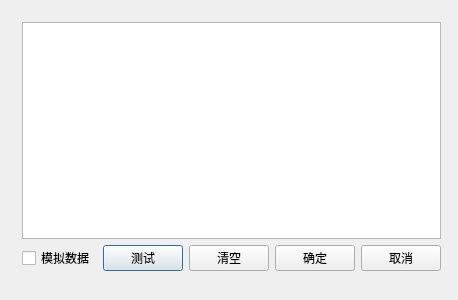
<?xml version="1.0" encoding="UTF-8"?>
<ui version="4.0">
 <class>Dialog</class>
 <widget class="QDialog" name="Dialog">
  <property name="geometry">
   <rect>
    <x>0</x>
    <y>0</y>
    <width>458</width>
    <height>300</height>
   </rect>
  </property>
  <property name="windowTitle">
   <string>ESA</string>
  </property>
  <widget class="QWidget" name="">
   <property name="geometry">
    <rect>
     <x>11</x>
     <y>11</y>
     <width>441</width>
     <height>271</height>
    </rect>
   </property>
   <layout class="QVBoxLayout" name="verticalLayout_2">
    <item>
     <widget class="QTextEdit" name="textEdit">
      <property name="readOnly">
       <bool>true</bool>
      </property>
     </widget>
    </item>
    <item>
     <layout class="QHBoxLayout" name="horizontalLayout_6">
      <item>
       <widget class="QCheckBox" name="checkBox">
        <property name="text">
         <string>模拟数据</string>
        </property>
       </widget>
      </item>
      <item>
       <widget class="QPushButton" name="pushButton_4">
        <property name="text">
         <string>测试</string>
        </property>
       </widget>
      </item>
      <item>
       <widget class="QPushButton" name="pushButton">
        <property name="baseSize">
         <size>
          <width>0</width>
          <height>4</height>
         </size>
        </property>
        <property name="text">
         <string>清空</string>
        </property>
        <property name="autoDefault">
         <bool>false</bool>
        </property>
       </widget>
      </item>
      <item>
       <widget class="QPushButton" name="pushButton_2">
        <property name="text">
         <string>确定</string>
        </property>
        <property name="autoDefault">
         <bool>true</bool>
        </property>
       </widget>
      </item>
      <item>
       <widget class="QPushButton" name="pushButton_3">
        <property name="text">
         <string>取消</string>
        </property>
       </widget>
      </item>
     </layout>
    </item>
   </layout>
  </widget>
 </widget>
 <layoutdefault spacing="6" margin="11"/>
 <resources/>
 <connections/>
</ui>
